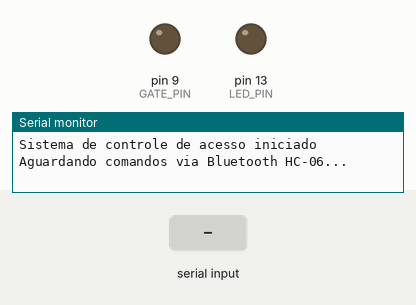
Recording of a sketch running on a simulated Arduino Uno, built with avr-gcc and run on an emulated ATmega328P. On the bench: output pins drawn as LEDs (lit = HIGH), the last lines printed to the serial monitor. The test bench sets the inputs (shaded band).

Above: at 1.2 s.
1.3 s: "OPEN\n" received over Serial
At 2.2 s:
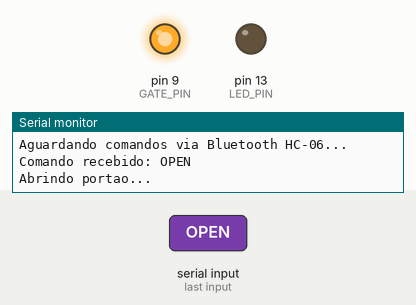
2.9 s: "OPEN\n" received over the second serial link
At 5.0 s:
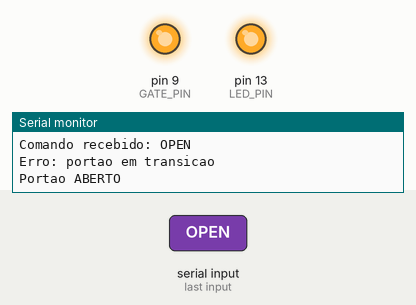
5.9 s: "CLOSE\n" received over Serial
At 7.2 s:
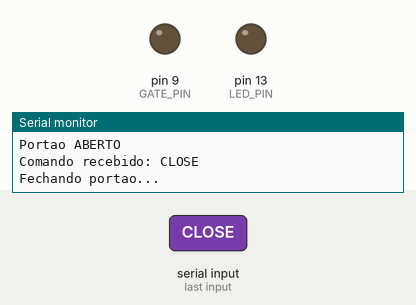
7.5 s: "STATUS\n" received over the second serial link
At 7.9 s:
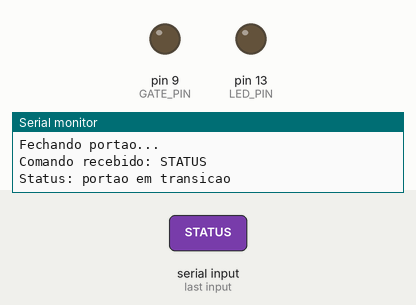
9.1 s: "STATUS\n" received over Serial
At 10.4 s:
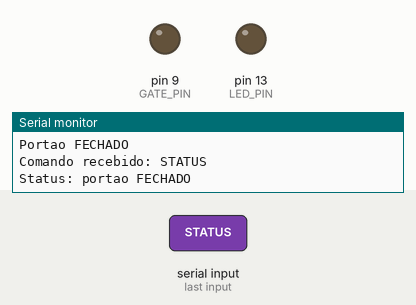
10.7 s: "CLOSE\n" received over the second serial link
At 11.6 s:
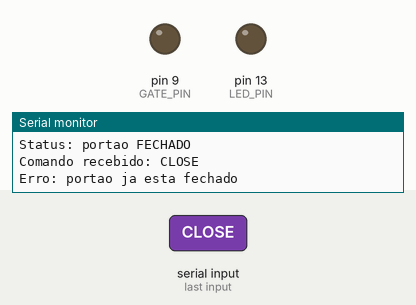
Timing chart, 0 to 13.3 s (numbered marks = the images above; inputs shaded):
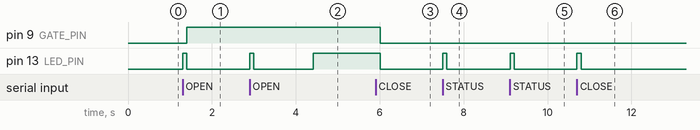

Measured:
- after the input at 1.3 s, pin 9 (GATE_PIN): LOW → HIGH after 0.11 s; pin 13 (LED_PIN): LOW → HIGH at once, → LOW 0.10 s later
- after the input at 2.9 s, pin 13 (LED_PIN): LOW → HIGH after 0.00 s instead of 1.5 s
- after the input at 5.9 s, pin 9 (GATE_PIN), pin 13 (LED_PIN): HIGH → LOW after 0.11 s
- after the input at 7.5 s, pin 13 (LED_PIN): LOW → HIGH at once, → LOW 0.10 s later
- after the input at 9.1 s, pin 13 (LED_PIN): LOW → HIGH at once, → LOW 0.10 s later
- after the input at 10.7 s, pin 13 (LED_PIN): LOW → HIGH at once, → LOW 0.10 s later

The sketch:

hc06_receiver.ino
```cpp
/*
  HC-06 Bluetooth Receiver - Controle de Acesso
  =============================================
  Recebe comandos do app Android via Bluetooth
  e controla o portão (relé/servo).

  Conexões HC-06:
    VCC  -> 5V  (ou 3.3V)
    GND  -> GND
    TX   -> RX pino 10 (via divisor de tensão 5V->3.3V se necessário)
    RX   -> TX pino 11 (via divisor de tensão 5V->3.3V se necessário)

  Comandos:
    OPEN   -> Abre o portão
    CLOSE  -> Fecha o portão
    STATUS -> Retorna o estado atual
*/

#include <SoftwareSerial.h>

// Pinos do HC-06
#define BT_TX 11
#define BT_RX 10

// Pino do relé/servo que controla o portão
#define GATE_PIN 9

// Pino do LED indicador de status
#define LED_PIN 13

// Estados do portão
#define GATE_OPEN   1
#define GATE_CLOSED 0

SoftwareSerial bluetooth(BT_TX, BT_RX);

int gateState = GATE_CLOSED;
unsigned long lastCommandTime = 0;
unsigned long gateChangeTime = 0;
bool gateTransitioning = false;

void setup() {
  pinMode(GATE_PIN, OUTPUT);
  pinMode(LED_PIN, OUTPUT);

  digitalWrite(GATE_PIN, LOW);
  digitalWrite(LED_PIN, LOW);

  Serial.begin(9600);
  bluetooth.begin(9600);

  Serial.println(F("Sistema de controle de acesso iniciado"));
  Serial.println(F("Aguardando comandos via Bluetooth HC-06..."));

  bluetooth.println(F("HC-06 PRONTO"));
}

void loop() {
  // Verifica se chegou comando do Bluetooth
  if (bluetooth.available()) {
    String command = bluetooth.readStringUntil('\n');
    command.trim();
    processCommand(command);
  }

  // Também aceita comandos via Serial monitor (para debug)
  if (Serial.available()) {
    String command = Serial.readStringUntil('\n');
    command.trim();
    processCommand(command);
  }

  // Simula temporização de abertura/fechamento (3 segundos)
  if (gateTransitioning && millis() - gateChangeTime >= 3000) {
    gateTransitioning = false;
    if (gateState == GATE_OPEN) {
      bluetooth.println(F("PORTAO_ABERTO"));
      Serial.println(F("Portao ABERTO"));
      digitalWrite(LED_PIN, HIGH);
    } else {
      bluetooth.println(F("PORTAO_FECHADO"));
      Serial.println(F("Portao FECHADO"));
      digitalWrite(LED_PIN, LOW);
    }
  }
}

void processCommand(String cmd) {
  lastCommandTime = millis();
  cmd.toUpperCase();

  Serial.print(F("Comando recebido: "));
  Serial.println(cmd);

  digitalWrite(LED_PIN, HIGH);
  delay(100);
  digitalWrite(LED_PIN, LOW);

  if (cmd == "OPEN") {
    if (gateState == GATE_CLOSED && !gateTransitioning) {
      gateState = GATE_OPEN;
      digitalWrite(GATE_PIN, HIGH);
      gateTransitioning = true;
      gateChangeTime = millis();
      bluetooth.println(F("OK_ABRINDO"));
      Serial.println(F("Abrindo portao..."));
    } else if (gateTransitioning) {
      bluetooth.println(F("ERRO_AGUARDE"));
      Serial.println(F("Erro: portao em transicao"));
    } else {
      bluetooth.println(F("ERRO_JA_ABERTO"));
      Serial.println(F("Erro: portao ja esta aberto"));
    }
  } else if (cmd == "CLOSE") {
    if (gateState == GATE_OPEN && !gateTransitioning) {
      gateState = GATE_CLOSED;
      digitalWrite(GATE_PIN, LOW);
      gateTransitioning = true;
      gateChangeTime = millis();
      bluetooth.println(F("OK_FECHANDO"));
      Serial.println(F("Fechando portao..."));
    } else if (gateTransitioning) {
      bluetooth.println(F("ERRO_AGUARDE"));
      Serial.println(F("Erro: portao em transicao"));
    } else {
      bluetooth.println(F("ERRO_JA_FECHADO"));
      Serial.println(F("Erro: portao ja esta fechado"));
    }
  } else if (cmd == "STATUS") {
    if (gateTransitioning) {
      bluetooth.println(F("STATUS_TRANSICAO"));
      Serial.println(F("Status: portao em transicao"));
    } else if (gateState == GATE_OPEN) {
      bluetooth.println(F("STATUS_ABERTO"));
      Serial.println(F("Status: portao ABERTO"));
    } else {
      bluetooth.println(F("STATUS_FECHADO"));
      Serial.println(F("Status: portao FECHADO"));
    }
  } else if (cmd == "PING") {
    bluetooth.println(F("PONG"));
    Serial.println(F("PONG"));
  } else {
    bluetooth.println(F("ERRO_COMANDO_DESCONHECIDO"));
    Serial.print(F("Erro: comando desconhecido - "));
    Serial.println(cmd);
  }
}
```
